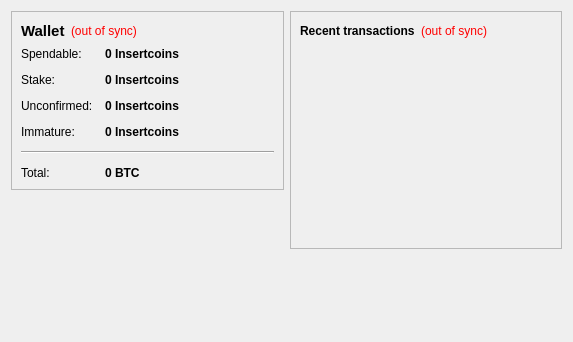
<?xml version="1.0" encoding="UTF-8"?>
<ui version="4.0">
 <class>OverviewPage</class>
 <widget class="QWidget" name="OverviewPage">
  <property name="geometry">
   <rect>
    <x>0</x>
    <y>0</y>
    <width>573</width>
    <height>342</height>
   </rect>
  </property>
  <property name="windowTitle">
   <string>Form</string>
  </property>
  <layout class="QHBoxLayout" name="horizontalLayout" stretch="1,1">
   <item>
    <layout class="QVBoxLayout" name="verticalLayout_2">
     <item>
      <widget class="QFrame" name="frame">
       <property name="frameShape">
        <enum>QFrame::StyledPanel</enum>
       </property>
       <property name="frameShadow">
        <enum>QFrame::Raised</enum>
       </property>
       <layout class="QVBoxLayout" name="verticalLayout_4">
        <item>
         <layout class="QHBoxLayout" name="horizontalLayout_4">
          <item>
           <widget class="QLabel" name="label_5">
            <property name="font">
             <font>
              <pointsize>11</pointsize>
              <weight>75</weight>
              <bold>true</bold>
             </font>
            </property>
            <property name="text">
             <string>Wallet</string>
            </property>
           </widget>
          </item>
          <item>
           <widget class="QLabel" name="labelWalletStatus">
            <property name="toolTip">
             <string>The displayed information may be out of date. Your wallet automatically synchronizes with the Insertcoins network after a connection is established, but this process has not completed yet.</string>
            </property>
            <property name="styleSheet">
             <string notr="true">QLabel { color: red; }</string>
            </property>
            <property name="text">
             <string notr="true">(out of sync)</string>
            </property>
            <property name="alignment">
             <set>Qt::AlignLeading|Qt::AlignLeft|Qt::AlignVCenter</set>
            </property>
           </widget>
          </item>
          <item>
           <spacer name="horizontalSpacer_2">
            <property name="orientation">
             <enum>Qt::Horizontal</enum>
            </property>
            <property name="sizeHint" stdset="0">
             <size>
              <width>40</width>
              <height>20</height>
             </size>
            </property>
           </spacer>
          </item>
         </layout>
        </item>
        <item>
         <layout class="QFormLayout" name="formLayout_2">
          <property name="fieldGrowthPolicy">
           <enum>QFormLayout::AllNonFixedFieldsGrow</enum>
          </property>
          <property name="horizontalSpacing">
           <number>12</number>
          </property>
          <property name="verticalSpacing">
           <number>12</number>
          </property>
          <item row="0" column="0">
           <widget class="QLabel" name="label">
            <property name="text">
             <string>Spendable:</string>
            </property>
           </widget>
          </item>
          <item row="0" column="1">
           <widget class="QLabel" name="labelBalance">
            <property name="font">
             <font>
              <weight>75</weight>
              <bold>true</bold>
             </font>
            </property>
            <property name="cursor">
             <cursorShape>IBeamCursor</cursorShape>
            </property>
            <property name="toolTip">
             <string>Your current spendable balance</string>
            </property>
            <property name="text">
             <string notr="true">0 Insertcoins</string>
            </property>
            <property name="textInteractionFlags">
             <set>Qt::LinksAccessibleByMouse|Qt::TextSelectableByKeyboard|Qt::TextSelectableByMouse</set>
            </property>
           </widget>
          </item>
          <item row="1" column="0">
           <widget class="QLabel" name="label_6">
            <property name="text">
             <string>Stake:</string>
            </property>
           </widget>
          </item>
          <item row="1" column="1">
           <widget class="QLabel" name="labelStake">
            <property name="font">
             <font>
              <weight>75</weight>
              <bold>true</bold>
             </font>
            </property>
            <property name="cursor">
             <cursorShape>IBeamCursor</cursorShape>
            </property>
            <property name="toolTip">
             <string>Total of coins that was staked, and do not yet count toward the current balance</string>
            </property>
            <property name="text">
             <string notr="true">0 Insertcoins</string>
            </property>
            <property name="textInteractionFlags">
             <set>Qt::LinksAccessibleByMouse|Qt::TextSelectableByKeyboard|Qt::TextSelectableByMouse</set>
            </property>
           </widget>
          </item>
          <item row="2" column="0">
           <widget class="QLabel" name="label_3">
            <property name="text">
             <string>Unconfirmed:</string>
            </property>
           </widget>
          </item>
          <item row="2" column="1">
           <widget class="QLabel" name="labelUnconfirmed">
            <property name="font">
             <font>
              <weight>75</weight>
              <bold>true</bold>
             </font>
            </property>
            <property name="cursor">
             <cursorShape>IBeamCursor</cursorShape>
            </property>
            <property name="toolTip">
             <string>Total of transactions that have yet to be confirmed, and do not yet count toward the current balance</string>
            </property>
            <property name="text">
             <string notr="true">0 Insertcoins</string>
            </property>
            <property name="textInteractionFlags">
             <set>Qt::LinksAccessibleByMouse|Qt::TextSelectableByKeyboard|Qt::TextSelectableByMouse</set>
            </property>
           </widget>
          </item>
          <item row="3" column="0">
           <widget class="QLabel" name="labelImmatureText">
            <property name="text">
             <string>Immature:</string>
            </property>
           </widget>
          </item>
          <item row="3" column="1">
           <widget class="QLabel" name="labelImmature">
            <property name="font">
             <font>
              <weight>75</weight>
              <bold>true</bold>
             </font>
            </property>
            <property name="toolTip">
             <string>Mined balance that has not yet matured</string>
            </property>
            <property name="text">
             <string notr="true">0 Insertcoins</string>
            </property>
            <property name="textInteractionFlags">
             <set>Qt::LinksAccessibleByMouse|Qt::TextSelectableByKeyboard|Qt::TextSelectableByMouse</set>
            </property>
           </widget>
          </item>
          <item row="4" column="0" colspan="2">
           <widget class="Line" name="line">
            <property name="orientation">
             <enum>Qt::Horizontal</enum>
            </property>
           </widget>
          </item>
          <item row="5" column="0">
           <widget class="QLabel" name="labelTotalText">
            <property name="text">
             <string>Total:</string>
            </property>
           </widget>
          </item>
          <item row="5" column="1">
           <widget class="QLabel" name="labelTotal">
            <property name="font">
             <font>
              <weight>75</weight>
              <bold>true</bold>
             </font>
            </property>
            <property name="cursor">
             <cursorShape>IBeamCursor</cursorShape>
            </property>
            <property name="toolTip">
             <string>Your current total balance</string>
            </property>
            <property name="text">
             <string notr="true">0 BTC</string>
            </property>
            <property name="textInteractionFlags">
             <set>Qt::LinksAccessibleByMouse|Qt::TextSelectableByKeyboard|Qt::TextSelectableByMouse</set>
            </property>
           </widget>
          </item>
         </layout>
        </item>
       </layout>
      </widget>
     </item>
     <item>
      <spacer name="verticalSpacer">
       <property name="orientation">
        <enum>Qt::Vertical</enum>
       </property>
       <property name="sizeHint" stdset="0">
        <size>
         <width>20</width>
         <height>40</height>
        </size>
       </property>
      </spacer>
     </item>
    </layout>
   </item>
   <item>
    <layout class="QVBoxLayout" name="verticalLayout_3">
     <item>
      <widget class="QFrame" name="frame_2">
       <property name="frameShape">
        <enum>QFrame::StyledPanel</enum>
       </property>
       <property name="frameShadow">
        <enum>QFrame::Raised</enum>
       </property>
       <layout class="QVBoxLayout" name="verticalLayout">
        <item>
         <layout class="QHBoxLayout" name="horizontalLayout_2">
          <item>
           <widget class="QLabel" name="label_4">
            <property name="text">
             <string>&lt;b&gt;Recent transactions&lt;/b&gt;</string>
            </property>
           </widget>
          </item>
          <item>
           <widget class="QLabel" name="labelTransactionsStatus">
            <property name="toolTip">
             <string>The displayed information may be out of date. Your wallet automatically synchronizes with the Insertcoins network after a connection is established, but this process has not completed yet.</string>
            </property>
            <property name="styleSheet">
             <string notr="true">QLabel { color: red; }</string>
            </property>
            <property name="text">
             <string notr="true">(out of sync)</string>
            </property>
            <property name="alignment">
             <set>Qt::AlignRight|Qt::AlignTrailing|Qt::AlignVCenter</set>
            </property>
           </widget>
          </item>
          <item>
           <spacer name="horizontalSpacer">
            <property name="orientation">
             <enum>Qt::Horizontal</enum>
            </property>
            <property name="sizeHint" stdset="0">
             <size>
              <width>40</width>
              <height>20</height>
             </size>
            </property>
           </spacer>
          </item>
         </layout>
        </item>
        <item>
         <widget class="QListView" name="listTransactions">
          <property name="styleSheet">
           <string notr="true">QListView { background: transparent; }</string>
          </property>
          <property name="frameShape">
           <enum>QFrame::NoFrame</enum>
          </property>
          <property name="verticalScrollBarPolicy">
           <enum>Qt::ScrollBarAlwaysOff</enum>
          </property>
          <property name="horizontalScrollBarPolicy">
           <enum>Qt::ScrollBarAlwaysOff</enum>
          </property>
          <property name="selectionMode">
           <enum>QAbstractItemView::NoSelection</enum>
          </property>
         </widget>
        </item>
       </layout>
      </widget>
     </item>
     <item>
      <spacer name="verticalSpacer_2">
       <property name="orientation">
        <enum>Qt::Vertical</enum>
       </property>
       <property name="sizeHint" stdset="0">
        <size>
         <width>20</width>
         <height>40</height>
        </size>
       </property>
      </spacer>
     </item>
    </layout>
   </item>
  </layout>
 </widget>
 <resources/>
 <connections/>
</ui>
